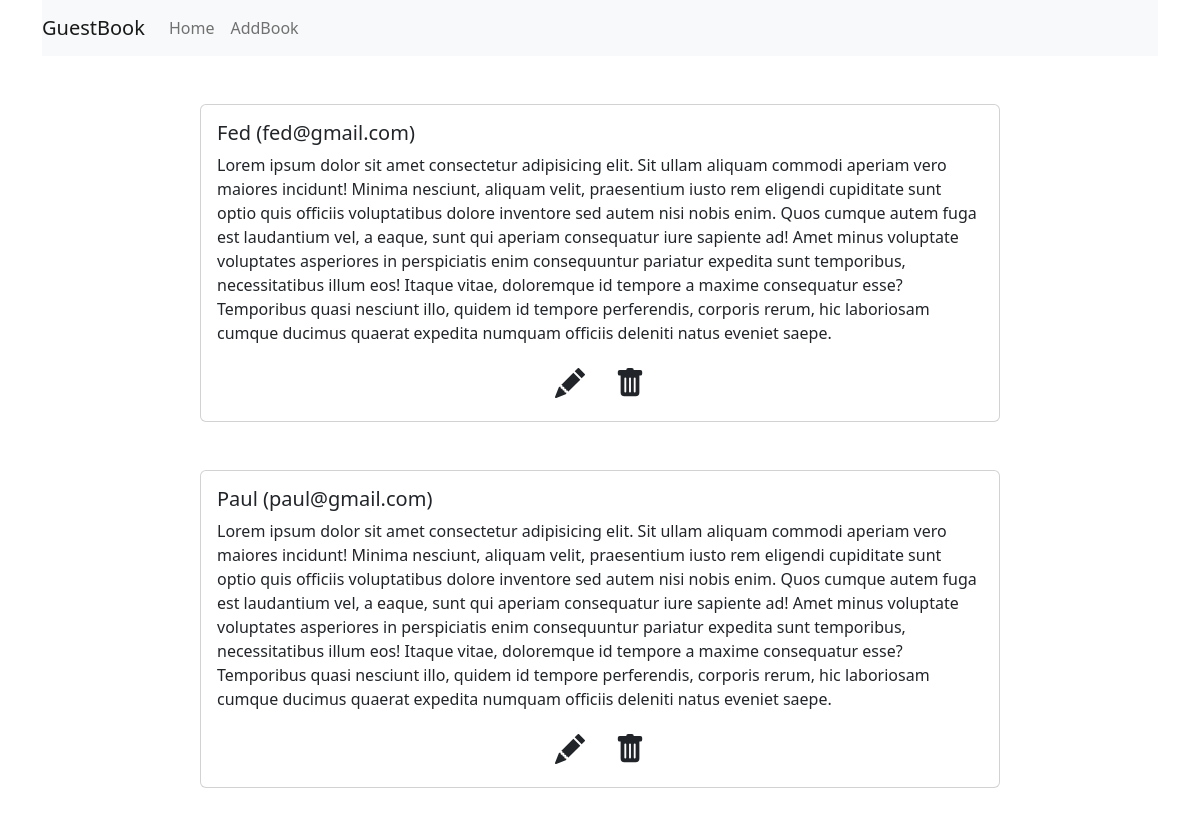
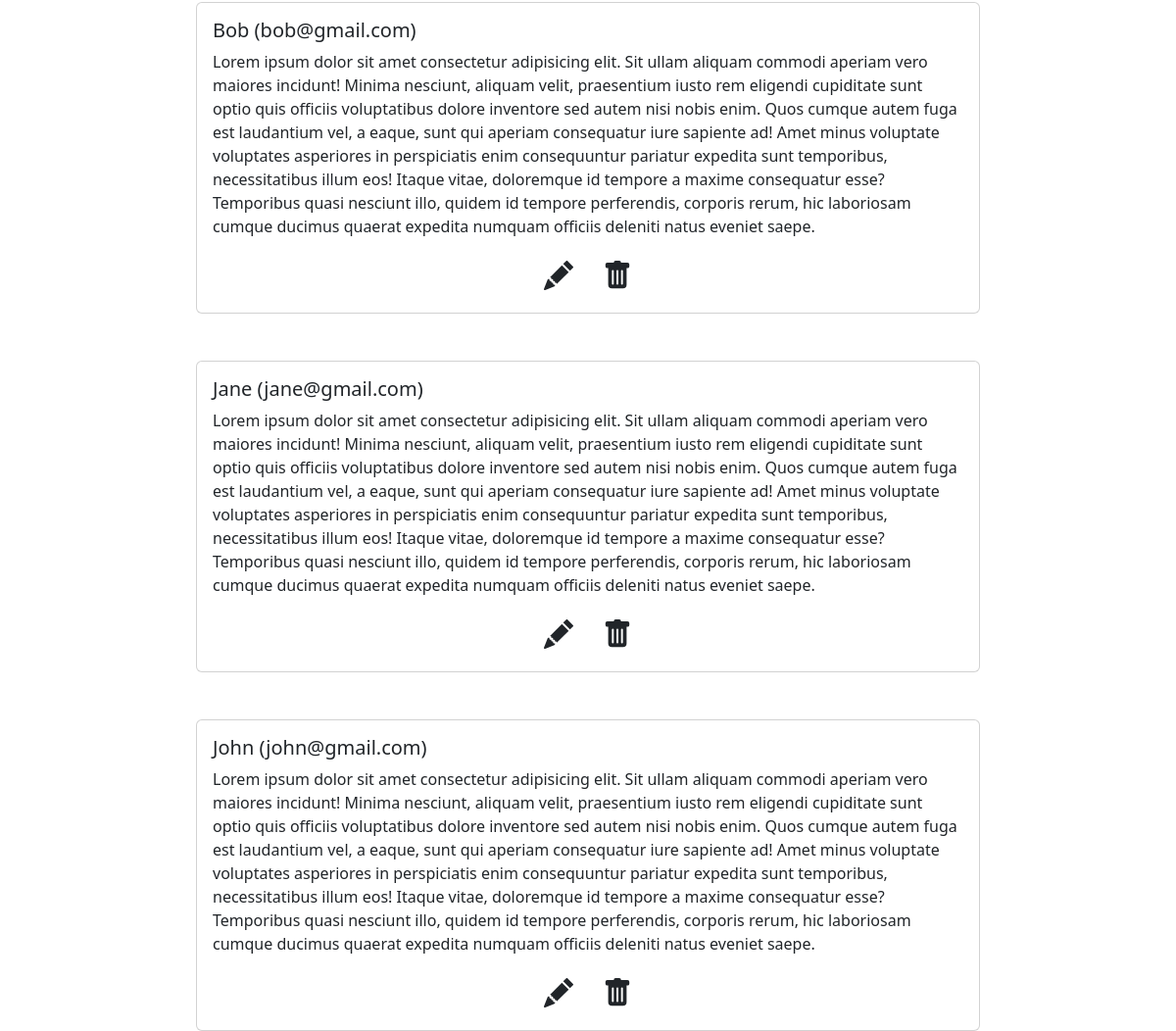
The page / on the database its author committed (2 pictures, top to bottom).
### webapp/models.py (models this page shows, shortened)
class GuestBook(models.Model):
    author = models.CharField(max_length=50, null=False, blank=False, verbose_name='Автор')
    email = models.EmailField(max_length=200, null=False, blank=False, verbose_name='Почта')
    text = models.TextField(max_length=3000, null=False, blank=False, verbose_name='Текст записи')
    created_at = models.DateTimeField(verbose_name='Дата создания', auto_now_add=True)
    updated_at = models.DateTimeField(auto_now=True, verbose_name='Время изменения')
    status = models.CharField(max_length=30, null=False, blank=False, choices=StatusChoices.choices, default=StatusChoices.ACTIVE)

### webapp/views/base.py (the view)
# urls.py: path('', index_view, name='index'),
def index_view(request):
    guests_books = GuestBook.objects.all().filter(status='active').order_by('-created_at')
    return render(request, 'index.html', context={'guests_books': guests_books})

### webapp/templates/index.html (shortened to what this page needs)
<!DOCTYPE html>
<html lang="en">
<head>
  <link href="https://cdn.jsdelivr.net/npm/bootstrap@5.2.1/dist/css/bootstrap.min.css" rel="stylesheet"
>
</head>
<body>
  <div class="container">
    <nav class="navbar navbar-expand-lg navbar-light bg-light">
      <a class="navbar-brand" href="/">GuestBook</a>
      <div class="collapse navbar-collapse" id="navbarNav">
        <ul class="navbar-nav">
          <li class="nav-item active">
            <a class="nav-link" href="/">Home</a>
          </li>
          <li class="nav-item">
            <a class="nav-link" href="{% url 'guest_book_add' %}">AddBook</a>
          </li>
        </ul>
      </div>
    </nav>
  </div>
  <div class="container">
    {% for guest_book in guests_books %}
    <div class="card mx-auto mt-5" style="width: 50rem;">
      <div class="card-body">
        <h5 class="card-title">{{guest_book.author}} ({{guest_book.email}})</h5>
        <p class="card-text">{{guest_book.text}}</p>
        <div class="text-center">
          <a href="{% url 'guest_book_edit' guest_book.pk %}" class="btn">
          </a>
          <a href="{% url 'guest_book_delete' guest_book.pk %}" class="btn">
          </a>
        </div>
      </div>
    </div>
    {% endfor %}
  </div>
</body>
</html>

### rows shown on the page
GuestBook: author "Fed", email "fed@gmail.com", text "Lorem ipsum dolor sit amet consectetur adipisicing elit. Sit ullam aliquam commodi aperiam vero maiores incidunt! Minima nesciunt, aliquam velit, praesentium iusto rem eligendi cupiditate sunt optio quis officiis voluptatibus dolore inventore sed autem nisi nobis enim. Quos cumque autem fuga est laudantium vel, a eaque, sunt qui aperiam consequatur iure sapiente ad! Amet minus voluptate voluptates asperiores in perspiciatis enim consequuntur pariatur expedita sunt temporibus, necessitatibus illum eos! Itaque vitae, doloremque id tempore a maxime consequatur esse? Temporibus quasi nesciunt illo, quidem id tempore perferendis, corporis rerum, hic laboriosam cumque ducimus quaerat expedita…"
GuestBook: author "Paul", email "paul@gmail.com", text "Lorem ipsum dolor sit amet consectetur adipisicing elit. Sit ullam aliquam commodi aperiam vero maiores incidunt! Minima nesciunt, aliquam velit, praesentium iusto rem eligendi cupiditate sunt optio quis officiis voluptatibus dolore inventore sed autem nisi nobis enim. Quos cumque autem fuga est laudantium vel, a eaque, sunt qui aperiam consequatur iure sapiente ad! Amet minus voluptate voluptates asperiores in perspiciatis enim consequuntur pariatur expedita sunt temporibus, necessitatibus illum eos! Itaque vitae, doloremque id tempore a maxime consequatur esse? Temporibus quasi nesciunt illo, quidem id tempore perferendis, corporis rerum, hic laboriosam cumque ducimus quaerat expedita…"
GuestBook: author "Bob", email "bob@gmail.com", text "Lorem ipsum dolor sit amet consectetur adipisicing elit. Sit ullam aliquam commodi aperiam vero maiores incidunt! Minima nesciunt, aliquam velit, praesentium iusto rem eligendi cupiditate sunt optio quis officiis voluptatibus dolore inventore sed autem nisi nobis enim. Quos cumque autem fuga est laudantium vel, a eaque, sunt qui aperiam consequatur iure sapiente ad! Amet minus voluptate voluptates asperiores in perspiciatis enim consequuntur pariatur expedita sunt temporibus, necessitatibus illum eos! Itaque vitae, doloremque id tempore a maxime consequatur esse? Temporibus quasi nesciunt illo, quidem id tempore perferendis, corporis rerum, hic laboriosam cumque ducimus quaerat expedita…"
GuestBook: author "Jane", email "jane@gmail.com", text "Lorem ipsum dolor sit amet consectetur adipisicing elit. Sit ullam aliquam commodi aperiam vero maiores incidunt! Minima nesciunt, aliquam velit, praesentium iusto rem eligendi cupiditate sunt optio quis officiis voluptatibus dolore inventore sed autem nisi nobis enim. Quos cumque autem fuga est laudantium vel, a eaque, sunt qui aperiam consequatur iure sapiente ad! Amet minus voluptate voluptates asperiores in perspiciatis enim consequuntur pariatur expedita sunt temporibus, necessitatibus illum eos! Itaque vitae, doloremque id tempore a maxime consequatur esse? Temporibus quasi nesciunt illo, quidem id tempore perferendis, corporis rerum, hic laboriosam cumque ducimus quaerat expedita…"
GuestBook: author "John", email "john@gmail.com", text "Lorem ipsum dolor sit amet consectetur adipisicing elit. Sit ullam aliquam commodi aperiam vero maiores incidunt! Minima nesciunt, aliquam velit, praesentium iusto rem eligendi cupiditate sunt optio quis officiis voluptatibus dolore inventore sed autem nisi nobis enim. Quos cumque autem fuga est laudantium vel, a eaque, sunt qui aperiam consequatur iure sapiente ad! Amet minus voluptate voluptates asperiores in perspiciatis enim consequuntur pariatur expedita sunt temporibus, necessitatibus illum eos! Itaque vitae, doloremque id tempore a maxime consequatur esse? Temporibus quasi nesciunt illo, quidem id tempore perferendis, corporis rerum, hic laboriosam cumque ducimus quaerat expedita…"
